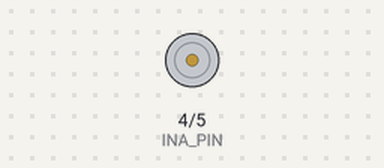
This sketch was run on a simulated Arduino Uno, built with avr-gcc and run on an emulated ATmega328P. On the bench: motor-driver pin pairs drawn as motors (green arrow = first pin HIGH = forward, orange = second pin HIGH = backward, longer = more drive).

Above: at 0.1 s.
At 11.52 s:
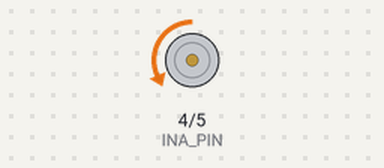
At 22.9 s:
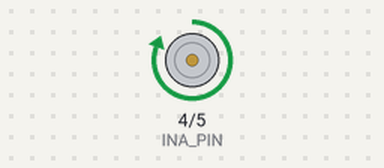
At 38.46 s:
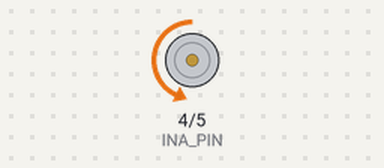
Timing chart, 0 to 40.0 s (numbered marks = the images above):
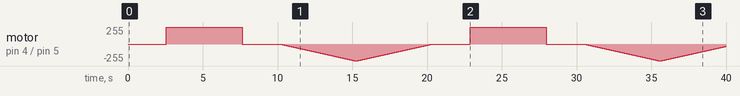

The sketch:

L9110H_test.ino
```cpp
/* L9110H H桥电机驱动器的示例代码。
    Example code for the L9110H H-bridge motor driver.

    注意：确保设备在3.3伏而不是5伏的电压下使用。Duo GPIO不能在5伏电平下使用。
    NOTE: Ensure the device is capable of being driven at 3.3v NOT 5v. The Duo
    GPIO cannot be used at 5v.

    如果你想在5伏的电压下使用该模块，需要额外加装电平转换器转换电平。
    You will need to use a level shifter on the lines if you want to run the
    board at 5v.

    请按下面的注释接线。
    Please wire according to the notes below.

    4 -> INA Pin on L9110H Moudle
    5 -> INB Pin on L9110H Moudle
    3.3v -> VCC on L9110H Moudle
    GND -> GND on L9110H Moudle
 */

#define INA_PIN   4
#define INB_PIN   5

void setup() {
  pinMode(4,OUTPUT);
  pinMode(5,OUTPUT);
}

void loop() {
  for(int i = 1;i < 255;i++)
  {
    digitalWrite(INB_PIN,LOW);
    analogWrite(INA_PIN,i);
    delay(20);
  }
  for(int i = 255;i > 1;i--)
  {
    digitalWrite(INB_PIN,LOW);
    analogWrite(INA_PIN,i);
    delay(20);
  }
  for(int i = 1;i < 255;i++)
  {
    digitalWrite(INA_PIN,LOW);
    analogWrite(INB_PIN,i);
    delay(20);
  }
  for(int i = 255;i > 1;i--)
  {
    digitalWrite(INA_PIN,LOW);
    analogWrite(INB_PIN,i);
    delay(20);
  }
}
```
